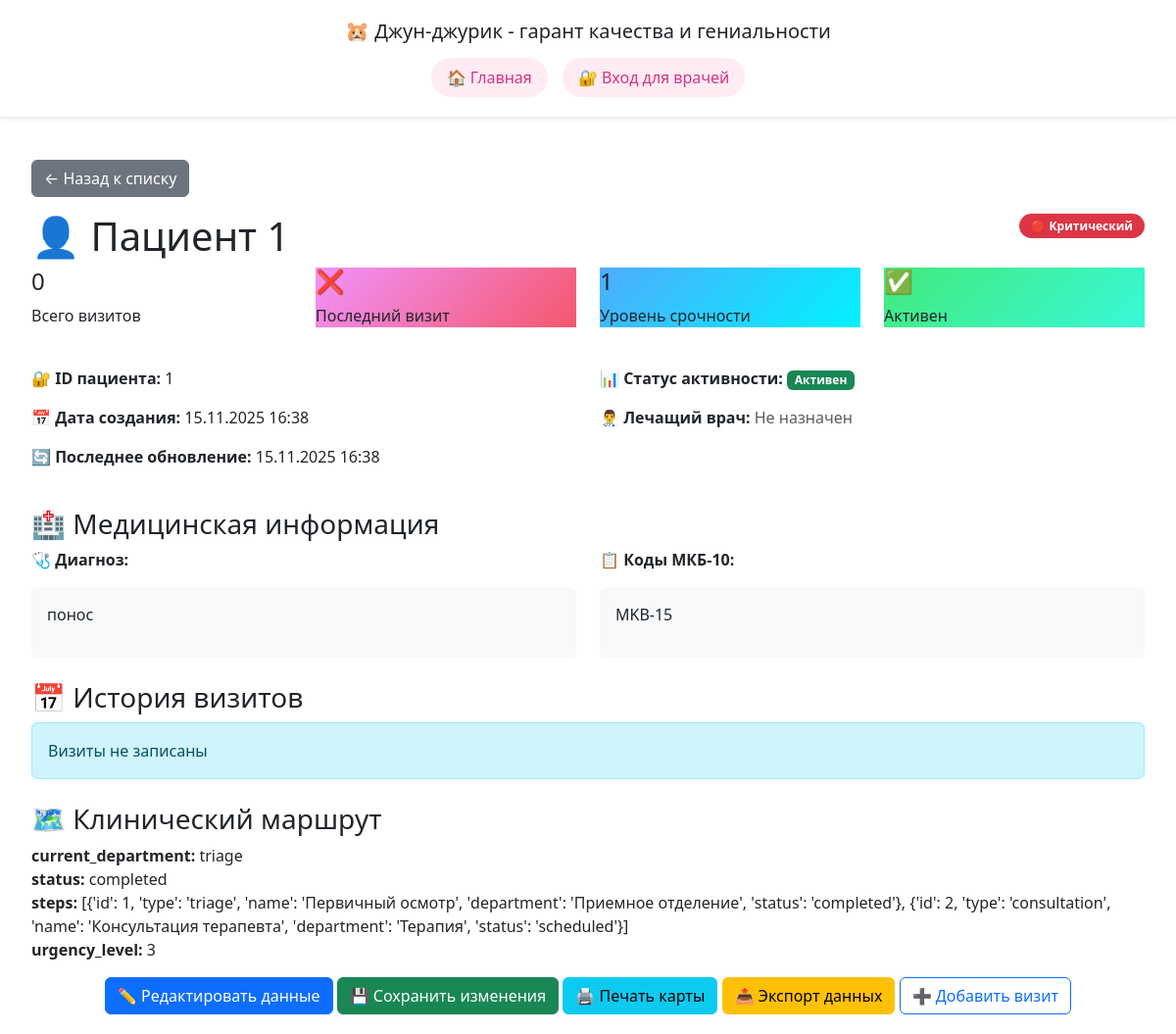
The app's page /patients/1/, older data.
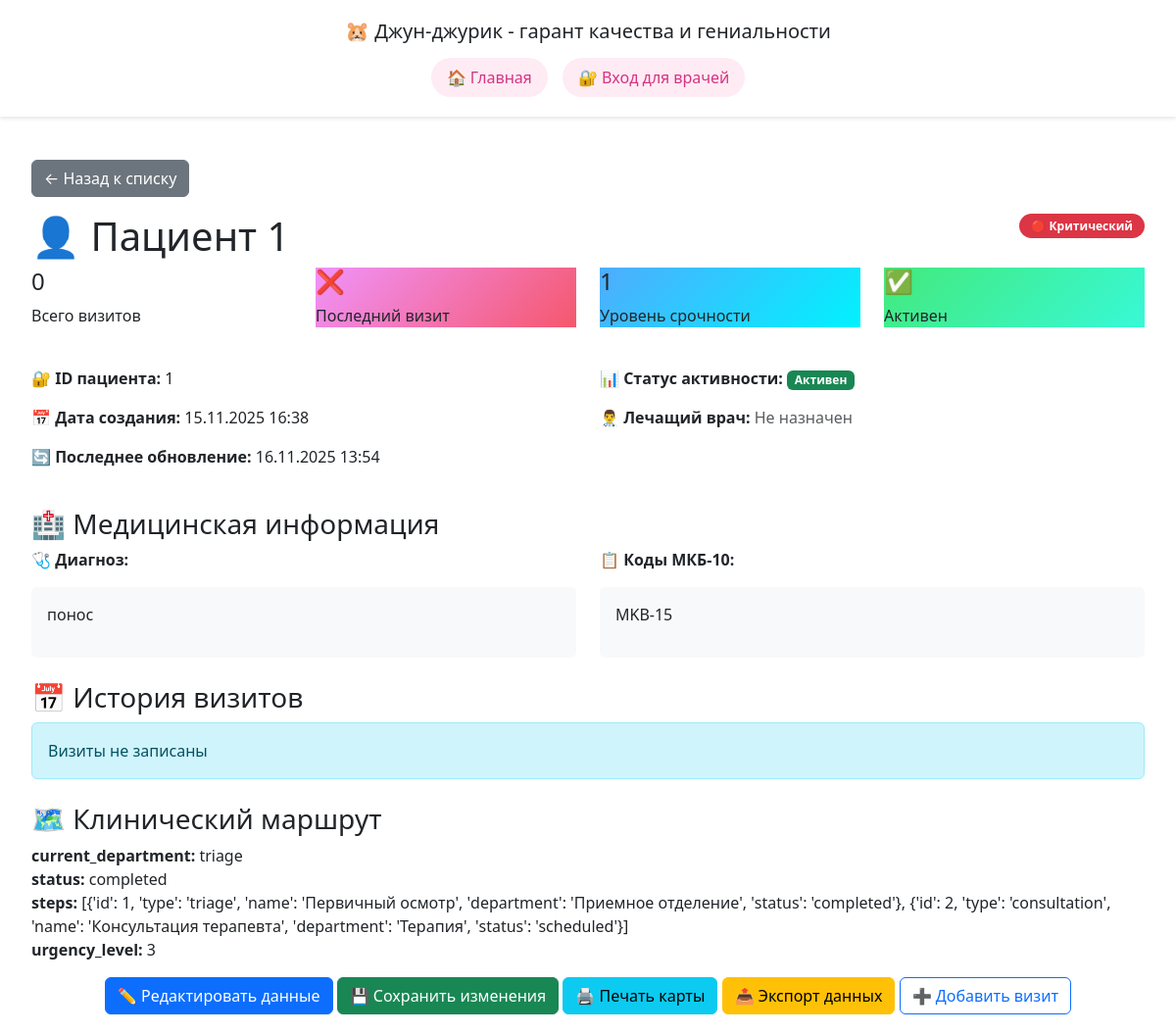
The same page, newer data.
### main/models.py (models this page shows, shortened)
class Patient(models.Model):
    encrypted_id = models.CharField(max_length=50, unique=True, verbose_name="ID пациента")
    encrypted_name = models.TextField(verbose_name="Зашифрованное имя пациента")
    diagnosis = models.TextField(blank=True, verbose_name="Диагноз")
    icd10_codes = models.TextField(blank=True, verbose_name="Коды МКБ-10")
    hilling_doc = models.CharField(max_length=50, blank=True, verbose_name="Лечащий врач")
    urgency_level = models.IntegerField(default=4, verbose_name="Уровень срочности (1-4)")
    emergency_criteria = models.IntegerField(
        default=50,
        verbose_name="Критерий неотложности (1-100)",
        help_text="Оценка неотложности состояния пациента по шкале от 1 до 100",
        validators=[MinValueValidator(1), MaxValueValidator(100)]
    )
    clinical_route = models.JSONField(default=dict, verbose_name="Клинический маршрут")
    visits_data = models.JSONField(
        default=list,
        blank=True,
        verbose_name="Данные визитов"
    )
    created_at = models.DateTimeField(auto_now_add=True)
    updated_at = models.DateTimeField(auto_now=True)
    is_active = models.BooleanField(default=True)
    class Meta:
        ordering = ['-emergency_criteria', 'urgency_level', '-created_at']
    def get_urgency_display(self):
        urgency_map = {
            1: '🔴 Критический',
            2: '🟠 Высокий',
            3: '🟡 Средний',
            4: '🟢 Низкий',
        }
        return urgency_map.get(self.urgency_level, '⚪ Неизвестно')
    def get_visits(self):
        return self.visits_data if self.visits_data else []
    def get_visits_count(self):
        return len(self.get_visits())
    def get_last_visit(self):
        visits = self.get_visits()
        if visits:
            sorted_visits = sorted(visits, key=lambda x: x.get('visit_date', ''), reverse=True)
            return sorted_visits[0]
        return None

### main/views.py (the view)
# urls.py: path('patients/<str:patient_id>/', views.patient_detail, name='patient-detail'),
def patient_detail(request, patient_id):
    patient = get_object_or_404(Patient, encrypted_id=patient_id, is_active=True)
    context = {
        'patient': patient,
        'visits': patient.get_visits()
    }
    return render(request, 'main/patient_detail.html', context)

### main/templates/main/patient_detail.html (shortened to what the changed rows need)
{% extends 'main/head.html' %}
{% load static %}
{% block content %}
<link rel="stylesheet" href="https://cdn.jsdelivr.net/npm/bootstrap@5.3.3/dist/css/bootstrap.min.css">
<head>
</head>
<body>
    <div class="container mt-4">
        <div class="patient-card">
            <div class="row">
                <div class="col-md-8">
                    <h1 class="section-title">👤 Пациент {{ patient.encrypted_id }}</h1>
                </div>
                <div class="col-md-4 text-end">
                    <span class="urgency-badge
                        {% if patient.urgency_level == 1 %}bg-danger
                        {% elif patient.urgency_level == 2 %}bg-warning
                        {% elif patient.urgency_level == 3 %}bg-info
                        {% else %}bg-success{% endif %} text-white">
                        {{ patient.get_urgency_display }}
                    </span>
                </div>
            </div>
            <div class="row mb-4">
                <div class="col-md-3">
                    <div class="stats-card">
                        <h4>{{ patient.get_visits_count }}</h4>
                        <p>Всего визитов</p>
                    </div>
                </div>
                <div class="col-md-3">
                    <div class="stats-card" style="background: linear-gradient(135deg, #4facfe 0%, #00f2fe 100%);">
                        <h4>{{ patient.urgency_level }}</h4>
                        <p>Уровень срочности</p>
                    </div>
                </div>
            </div>
            <div class="row mb-4">
                <div class="col-md-6">
                    <p><strong>🔐 ID пациента:</strong> {{ patient.encrypted_id }}</p>
                    <p><strong>📅 Дата создания:</strong> {{ patient.created_at|date:"d.m.Y H:i" }}</p>
                    <p><strong>🔄 Последнее обновление:</strong> {{ patient.updated_at|date:"d.m.Y H:i" }}</p>
                </div>
            </div>
            <div class="row">
                <div class="col-md-6">
                    <div class="bg-light p-3 rounded">
                        {% if patient.diagnosis %}
                            {{ patient.diagnosis|linebreaks }}
                        {% else %}
                            <span class="text-muted">Диагноз не указан</span>
                        {% endif %}
                    </div>
                </div>
                <div class="col-md-6">
                    <div class="bg-light p-3 rounded">
                        {% if patient.icd10_codes %}
                            {{ patient.icd10_codes|linebreaks }}
                        {% else %}
                            <span class="text-muted">Коды МКБ-10 не указаны</span>
                        {% endif %}
                    </div>
                </div>
            </div>
        </div>
    </div>
</body>
</html>
{% endblock %}

Row changes from the older to the newer data that the page shows:
changed Patient "понос": updated_at "15.11.2025 16:38" → "16.11.2025 13:54"
